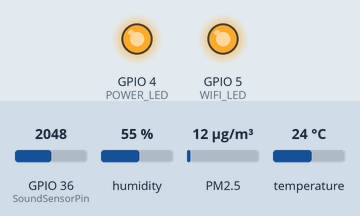
This sketch was run on a simulated ESP32. Shown: output pins drawn as LEDs (lit = HIGH). Inputs (shaded band) come from the test bench; at power-on: GPIO 36 (SoundSensorPin) = 2048, humidity 55 %, PM2.5 12 µg/m³, temperature 24 °C. WiFi joins after 1.5 s; servers stay silent unless stated; uploads are accepted with an empty reply; the local clock reads 2024-03-15 10:24:30 at power-on unless the sketch sets it; what the sketch prints to the serial monitor is not drawn.

Above: at 4.18 s.
At 9.4 s:
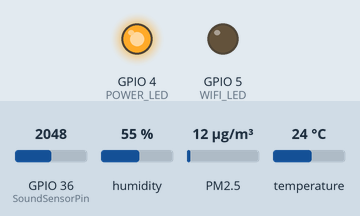
Timing chart, 0 to 17.4 s (numbered marks = the images above):
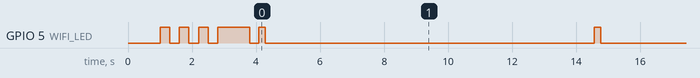

The sketch:

maincodesound.ino
```cpp
#include <WiFi.h>
#include <HTTPClient.h>
#include <Wire.h>
#include <SoftwareSerial.h>
#include <SDS011.h>
#include "Adafruit_AHTX0.h"
#include "time.h"

// ====================== Wi-Fi Configuration ======================
const char* ssid = "leelabhavani";
const char* password = "12345678";

// ====================== OM2M Configuration ======================
const char* om2mServer = "http:// 10.2.143.103:8080/~/in-cse/cnt-496337131";
const char* om2mAe = "admin:admin";

// ====================== LED Pin Setup ============================
#define POWER_LED 4  // Red Power LED
#define WIFI_LED  5  // Blue WiFi/Data LED

// ====================== Sound Sensor Setup =======================
#define SoundSensorPin 36  // GPIO 36 (VP)
#define VREF 3.3
float voltageValue, dbValue;

// ====================== SDS011 Sensor Setup ======================
SoftwareSerial sdsSerial(16, 17);  // RX = 16, TX = 17
SDS011 my_sds;
float pm25, pm10;
int err;

// ====================== AHT10 Setup ==============================
Adafruit_AHTX0 aht;

// ====================== Time Setup ===============================
const char* ntpServer = "pool.ntp.org";
const long gmtOffset_sec = 19800;
const int daylightOffset_sec = 0;

void setup() {
  Serial.begin(115200);
  delay(1000);

  pinMode(POWER_LED, OUTPUT);
  pinMode(WIFI_LED, OUTPUT);
  pinMode(SoundSensorPin, INPUT);

  digitalWrite(POWER_LED, HIGH);  // Power ON indicator

  // Connect WiFi
  Serial.print("Connecting to WiFi");
  WiFi.begin(ssid, password);
  while (WiFi.status() != WL_CONNECTED) {
    digitalWrite(WIFI_LED, HIGH);
    delay(300);
    digitalWrite(WIFI_LED, LOW);
    delay(300);
    Serial.print(".");
  }

  Serial.println("\nWiFi Connected!");
  Serial.println(WiFi.localIP());

  // Blink Blue LED 1s to show connected
  digitalWrite(WIFI_LED, HIGH);
  delay(1000);
  digitalWrite(WIFI_LED, LOW);

  // Time setup
  configTime(gmtOffset_sec, daylightOffset_sec, ntpServer);

  // SDS011 init
  sdsSerial.begin(9600);
  my_sds.begin(16, 17);
  Serial.println("SDS011 initialized.");

  // AHT10 init
  Wire.begin(21, 22);
  if (!aht.begin()) {
    Serial.println("AHT10 not found!");
    while (1);
  }
  Serial.println("AHT10 initialized.");
}

String getEpochTime() {
  time_t now;
  struct tm timeinfo;
  if (!getLocalTime(&timeinfo)) {
    Serial.println("Failed to obtain time");
    return "0";
  }
  time(&now);
  return String(now);
}

float readNoiseDBA() {
  voltageValue = analogRead(SoundSensorPin) / 4096.0 * VREF;
  dbValue = voltageValue * 50.0;
  Serial.print("Sound Level: ");
  Serial.print(dbValue, 1);
  Serial.println(" dBA");
  return dbValue;
}

void postToOM2M(String content) {
  if (WiFi.status() != WL_CONNECTED) {
    Serial.println("WiFi not connected.");
    return;
  }

  HTTPClient http;
  http.begin(om2mServer);
  http.addHeader("X-M2M-Origin", om2mAe);
  http.addHeader("Content-Type", "application/json;ty=4");

  String body =
    "{"
    "\"m2m:cin\": {"
    "\"con\": \"" + content + "\","
    "\"cnf\": \"text\""
    "}"
    "}";

  int code = http.POST(body);
  if (code > 0) {
    Serial.print("POST Success. Code: ");
    Serial.println(code);
    digitalWrite(WIFI_LED, HIGH); delay(200); digitalWrite(WIFI_LED, LOW);
  } else {
    Serial.print("POST Failed. Error: ");
    Serial.println(code);
  }

  http.end();
}

void loop() {
  if (WiFi.status() != WL_CONNECTED) {
    digitalWrite(WIFI_LED, HIGH);
    delay(300);
    digitalWrite(WIFI_LED, LOW);
    delay(300);
    Serial.println("WiFi Disconnected...");
    return;
  }

  // Read SDS011
  err = my_sds.read(&pm25, &pm10);
  if (!err) {
    Serial.print("PM2.5: "); Serial.print(pm25);
    Serial.print(" µg/m³ | PM10: "); Serial.println(pm10);
  }

  // Read AHT10
  sensors_event_t humidity, temp;
  aht.getEvent(&humidity, &temp);
  float temperature = temp.temperature;
  float humid = humidity.relative_humidity;
  Serial.print("Temp: "); Serial.print(temperature);
  Serial.print(" °C | Humidity: "); Serial.println(humid);

  // Read Sound
  float noiseDB = readNoiseDBA();

  // Get Time
  String epoch = getEpochTime();

  // Combine all sensor data
  String payload = "Time=" + epoch +
                   ",PM2.5=" + String(pm25, 1) +
                   ",PM10=" + String(pm10, 1) +
                   ",Temp=" + String(temperature, 1) +
                   ",Humidity=" + String(humid, 1) +
                   ",Noise=" + String(noiseDB, 1);

  // Post to OM2M
  postToOM2M(payload);

  delay(10000); // Wait 10 seconds
}
```

Measured:
- by itself, GPIO 5 (WIFI_LED): HIGH → LOW at 1.3 s, → HIGH 0.30 s later, → LOW 0.30 s later, → HIGH 0.30 s later, … (32 changes in this stretch)
